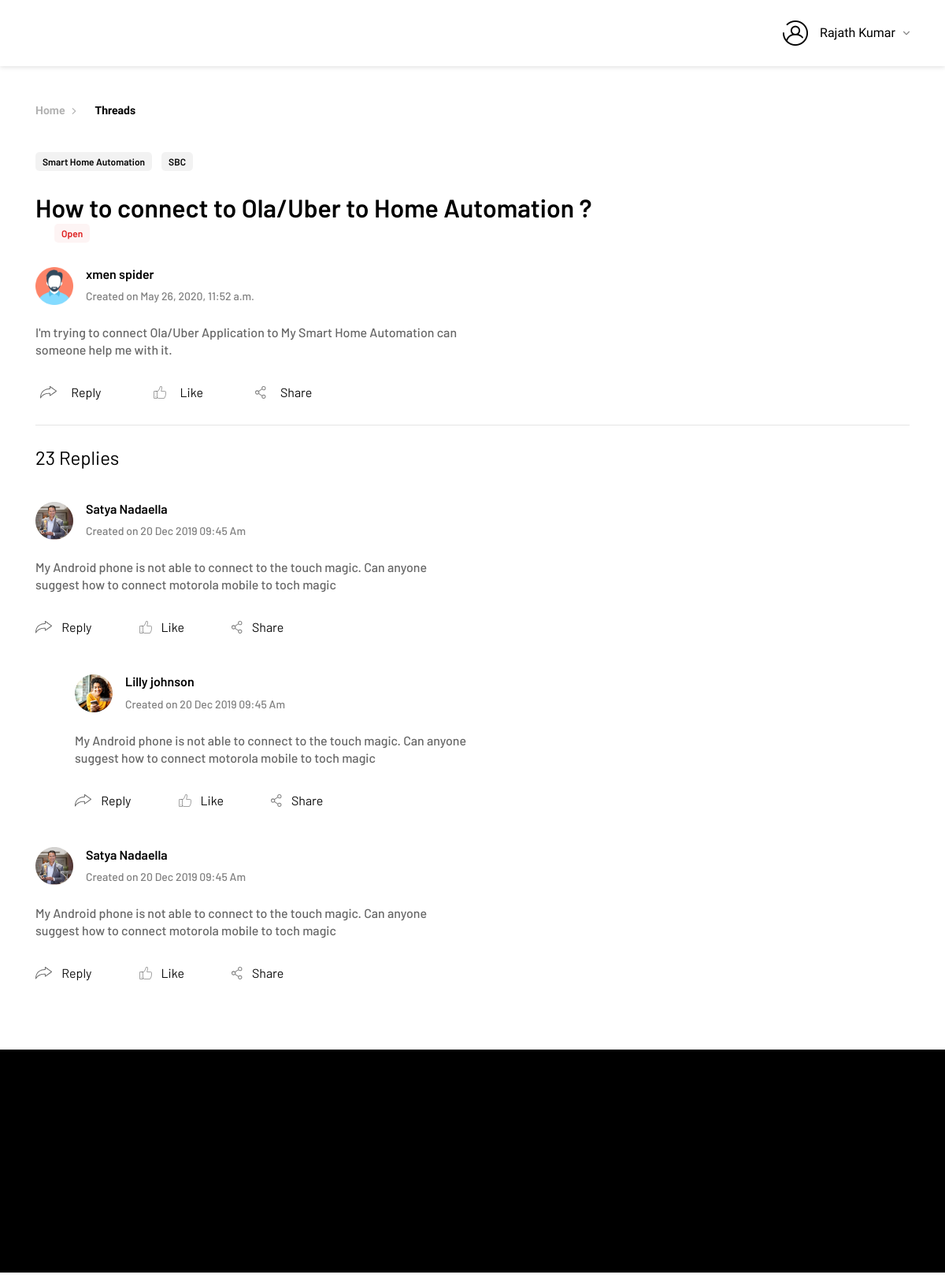
The app's page /forum-thread/3 (signed in) with its own data.
### community/models.py (models this page shows)
class User(AbstractUser):
    GENDER = (
        (None, _('Select Your Gender')),
        ('Male', _('Male')),
        ('Female', _('Female')),
    )
    cover = models.ImageField(upload_to='profileimages/', blank=True)
    mobile = models.CharField(max_length=255, default="0000000000")
    gender = models.CharField(max_length=7, choices=GENDER, blank=True)
    city = models.CharField(max_length=30, blank=True)
    zip = models.CharField(max_length=10, blank=True)
    nationality = CountryField(null=True)
    dob = models.DateField(default=datetime.date.today)

class allthread(models.Model):
    thread_id = models.AutoField(primary_key=True)
    category = models.CharField(max_length=255,blank=True)
    product = models.CharField(max_length=255,blank=True)
    topic = models.CharField(max_length=255,blank=True)
    content = models.CharField(max_length=500,blank=True)
    thread_by = models.ForeignKey(User, on_delete=models.CASCADE)
    replies = models.IntegerField(default=0,blank=True)
    thread_status = models.BooleanField(default=False)
    dateandtime = models.DateTimeField(auto_now=True,blank=True)
    solved = models.BooleanField(default=False)
    likes = models.IntegerField(default=0)
    shares = models.IntegerField(default=0)

### community/views.py (the view)
# urls.py: path('forum-thread/<int:id>', views.forum_thread, name='forum_thread'),
@login_required(login_url = '/login/')
def forum_thread(request, id):
    entry = allthread.objects.get(pk=id)
    return render(request, 'community/forum-thread.html',{'entry':entry})

### community/templates/community/forum-thread.html (shortened to what this page needs)
{% extends "community/base.html" %}
{% load static %}
{% block content %}
      <section class="section-thread section-padding2 section-profile-banner">
        <div class="container">
          <div class="row m-0">
            <nav aria-label="breadcrumb">
              <ol class="breadcrumb align-items-center pl-0 mb-0">
                <li class="breadcrumb-item d-flex"><a href="{% url 'index' %}">Home</a></li>
                <li class="breadcrumb-item d-flex active" aria-current="Thread">Threads</li>
              </ol>
            </nav>
          </div>
          <div class="row m-0 thread-padding">
            {% if entry %}
            <div class="col-md-8 px-0">
              <div class="main-thread"><span class="thrdStat thrdStat--default">{{ entry.category }}</span><span class="thrdStat thrdStat--default">{{ entry.product }}</span>
                <h1 class="main-thread__title">{{ entry.topic }}
                  {% if entry.solved %}
                  <span class="thrdStat thrdStat--solved ml-4">Solved</span></h1>
                  {% else %}
                  <span class="thrdStat thrdStat--open ml-4">Open</span></h1>
                  {% endif %}
                <div class="thread">
                  <div class="media mb-3 mb-md-4">
                    {% if entry.thread_by.cover.url is not None %}
                    <img class="align-self-center mr-3" src="{{ entry.thread_by.cover.url }}" width="48" height="48"/>
                    {% else %}
                    <img class="align-self-center mr-3" src="{% static "community/assets/images/profile-imgi.png" %}" width="48" height="48"/>
                    {% endif %}
                    <div class="media-body">
                      <h5 class="thread__title">{{ entry.thread_by.first_name }} {{ entry.thread_by.last_name }}</h5>
                      <p class="thread__date">Created on {{ entry.dateandtime }}</p>
                    </div>
                  </div>
                  <p class="thread__desc">{{ entry.content }}</p>
                  <div class="d-flex align-items-center">
                    <div class="action-item">
                      <button type="button" name="button" style="border:0;background-color: Transparent;" data-toggle="collapse" data-target="#collapseExample" aria-expanded="false" aria-controls="collapseExample">
                      <img src="{%  static "community/assets/images/forum/reply.svg" %}"/>
                      </button>
                      <p class="action-item__title">Reply</p>
                    </div>
                    <div class="action-item">
                      <button type="button" name="button" style="border:0;background-color: Transparent;">
                      <img src="{%  static "community/assets/images/forum/like.svg" %}"/>
                      </button>
                      <p class="action-item__title">Like</p>
                    </div>
                    <div class="action-item">
                      <button type="button" name="button" style="border:0;background-color: Transparent;">
                      <img src="{%  static "community/assets/images/forum/share.svg" %}"/>
                      </button>
                      <p class="action-item__title">Share</p>
                    </div>
                  </div>
                </div>
              </div>
            </div>
            {% endif %}
          </div>
          <div class="row m-0 thread-padding border-0">
            <div class="col-md-8 px-0">
              <div class="sub-thread">
                <p class="sub-thread__title">23 Replies</p>
                <div class="thread py-3 py-md-4">
                  <div class="media mb-3 mb-md-4"><img class="align-self-center mr-3" src="{%  static "community/assets/images/forum/thread-1.png" %}"/>
                    <div class="media-body">
                      <h5 class="thread__title">Satya Nadaella</h5>
                      <p class="thread__date">Created on 20 Dec 2019  09:45 Am</p>
                    </div>
                  </div>
                  <p class="thread__desc">My Android phone is not able to connect to the touch magic. Can anyone suggest how to connect motorola mobile to toch magic</p>
                  <div class="d-flex align-items-center">
                    <div class="action-item"><img src="{%  static "community/assets/images/forum/reply.svg" %}"/>
                      <p class="action-item__title">Reply</p>
                    </div>
                    <div class="action-item"><img src="{%  static "community/assets/images/forum/like.svg" %}"/>
                      <p class="action-item__title">Like</p>
                    </div>
                    <div class="action-item"><img src="{%  static "community/assets/images/forum/share.svg" %}"/>
                      <p class="action-item__title">Share</p>
                    </div>
                  </div>
                </div>
                <div class="thread thread--nested py-4 py-md">
                  <div class="media mb-3 mb-md-4"><img class="align-self-center mr-3" src="{%  static "community/assets/images/forum/thread-2.png" %}"/>
                    <div class="media-body">
                      <h5 class="thread__title">Lilly johnson</h5>
                      <p class="thread__date">Created on 20 Dec 2019  09:45 Am</p>
                    </div>
                  </div>
                  <p class="thread__desc">My Android phone is not able to connect to the touch magic. Can anyone suggest how to connect motorola mobile to toch magic</p>
                  <div class="d-flex align-items-center">
                    <div class="action-item"><img src="{%  static "community/assets/images/forum/reply.svg" %}"/>
                      <p class="action-item__title">Reply</p>
                    </div>
                    <div class="action-item"><img src="{%  static "community/assets/images/forum/like.svg" %}"/>
                      <p class="action-item__title">Like</p>
                    </div>
                    <div class="action-item"><img src="{%  static "community/assets/images/forum/share.svg" %}"/>
                      <p class="action-item__title">Share</p>
                    </div>
                  </div>
                </div>
                <div class="thread py-4 py-md">
                  <div class="media mb-3 mb-md-4"><img class="align-self-center mr-3" src="{%  static "community/assets/images/forum/thread-1.png" %}"/>
                    <div class="media-body">
                      <h5 class="thread__title">Satya Nadaella</h5>
                      <p class="thread__date">Created on 20 Dec 2019  09:45 Am</p>
                    </div>
                  </div>
                  <p class="thread__desc">My Android phone is not able to connect to the touch magic. Can anyone suggest how to connect motorola mobile to toch magic</p>
                  <div class="d-flex align-items-center">
                    <div class="action-item"><img src="{%  static "community/assets/images/forum/reply.svg" %}"/>
                      <p class="action-item__title">Reply</p>
                    </div>
                    <div class="action-item"><img src="{%  static "community/assets/images/forum/like.svg" %}"/>
                      <p class="action-item__title">Like</p>
                    </div>
                    <div class="action-item"><img src="{%  static "community/assets/images/forum/share.svg" %}"/>
                      <p class="action-item__title">Share</p>
                    </div>
                  </div>
                </div>
              </div>
            </div>
          </div>
        </div>
      </section>
      {% endblock %}

### community/templates/community/base.html (shortened to what this page needs)
{% load static %}
<!DOCTYPE js>
<html>
    <head>
      <link rel="stylesheet" href="https://maxcdn.bootstrapcdn.com/bootstrap/4.4.1/css/bootstrap.min.css"/>
    <link href="{% static 'community/css/app.css' %}" rel="stylesheet">
  </head>
  <body>
    <main class="js-forum-page js-home-page">
      <header class="fb-header fb-header--white bg-animations">
        <nav>
          <div class="container">
            <div class="row">
              <div class="col-12">
                <ul class="d-flex align-items-center justify-content-between">
                  <li class="d-md-flex align-items-center d-none">
                    <nav>
                      <ul class="fb-mainnav fb-mainnav--black align-items-center d-sm-flex">
                      </ul>
                    </nav>
                  </li>
                  {% if user.is_authenticated %}
                  <li class="profile-menu"><a class="fb-nav-link" href="javascript:void(0)">
                      {% if user.cover.url is not None %}
                      <div class="d-flex align-items-center"><img src="{{ user.cover.url }}" width="32" height="32" /><span class="member-name">{{ user.first_name }} {{ user.last_name }}</span><img class="arrow-menu active" src="{% static 'community/assets/images/forum/arrow.svg' %}"/></div></a>
                      {% endif %}
                  </li>
                  {% else %}
                  <li><a class="fb-nav-link" href="{% url 'login' %}">Login</a></li>
                  {% endif %}
                </ul>
              </div>
            </div>
          </div>
        </nav>
      </header>
      {% block content %}
      {% endblock %}
      <footer class="fub-footer bg-animations bg-animationsfooter dark-section bg-black" id="forum-footer">
        <div class="container">
          <div class="row footer-nav-info">
          </div>
        </div>
      </footer>
    </main>
  <script type="text/javascript" src="{% static "community/js/app.js" %}"></script><script type="text/javascript" src="{% static "community/js/vendor.js" %}"></script></body>
</html>

### records on screen
User: cover (placeholder picture), first_name "Rajath", last_name "Kumar"
allthread: category "Smart Home Automation", product "SBC", topic "How to connect to Ola/Uber to Home Automation ?", thread_by.first_name "xmen", thread_by.last_name "spider", dateandtime "May 26, 2020, 11:52 a.m.", content "I'm trying to connect Ola/Uber Application to My Smart Home Automation can someone help me with it."
